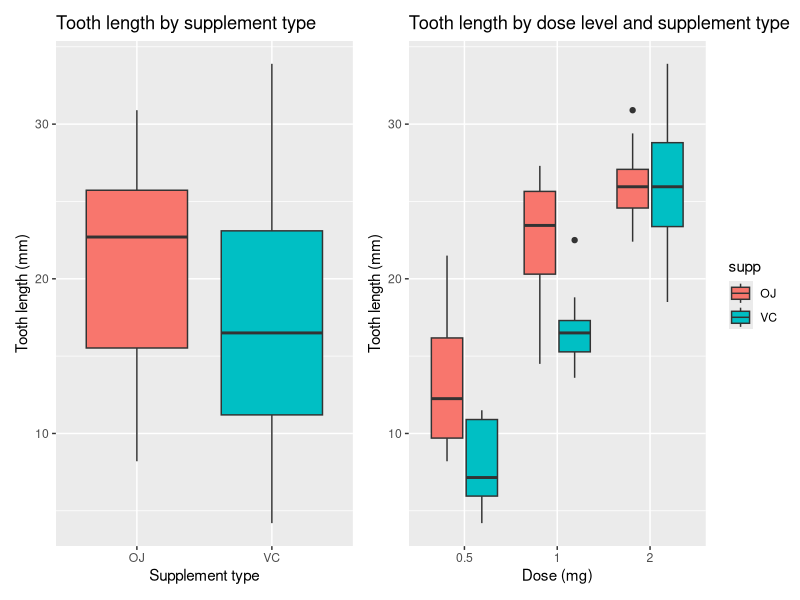

R code for this plot:
## ---- chunk 1
knitr::opts_chunk$set(echo = TRUE)
## ---- chunk 2
library("dplyr")
library("ggplot2")
library("patchwork")
## ---- chunk 3
data("ToothGrowth")

head(ToothGrowth)
## ---- chunk 4
str(ToothGrowth)
## ---- chunk 5
summary(ToothGrowth)
## ---- chunk 6
g_len_by_supp <- ggplot(ToothGrowth, aes(supp, len)) + 
  geom_boxplot(aes(fill = supp), show.legend = F) +
  xlab('Supplement type') +
  ylab('Tooth length (mm)') +
  ggtitle('Tooth length by supplement type')

g_len_by_dose <- ggplot(ToothGrowth, aes(factor(dose), len)) + 
  geom_boxplot(aes(fill = supp)) +
  xlab('Dose (mg)') +
  ylab('Tooth length (mm)') +
  ggtitle('Tooth length by dose level and supplement type')

(g_len_by_supp | g_len_by_dose)
## ---- chunk 7
t_diff_supp <- t.test(len ~ supp, ToothGrowth, var.equal = FALSE)
t_diff_supp
## ---- chunk 8
t_diff_supp_0.5 <- t.test(len ~ supp, data = subset(ToothGrowth, dose == 0.5))
t_diff_supp_0.5
## ---- chunk 9
t_diff_supp_1 <- t.test(len ~ supp, data = subset(ToothGrowth, dose == 1))
t_diff_supp_1
## ---- chunk 10
t_diff_supp_2 <- t.test(len ~ supp, data = subset(ToothGrowth, dose == 2))
t_diff_supp_2
